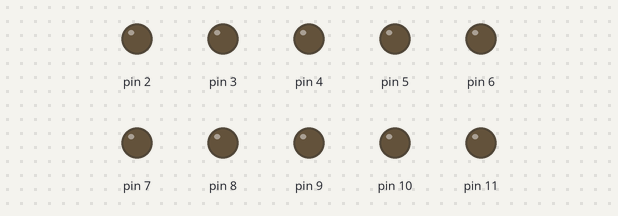
Bench run of a sketch on a simulated Arduino Uno, built with avr-gcc and run on an emulated ATmega328P. Shown: output pins drawn as LEDs (lit = HIGH).

Above: at 0.02 s.
At 0.62 s:
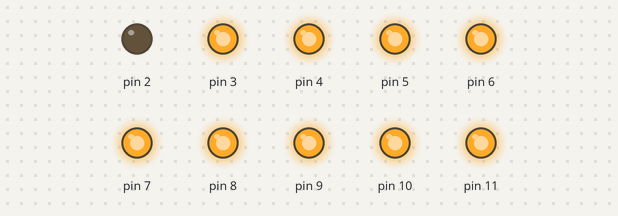
At 1.17 s:
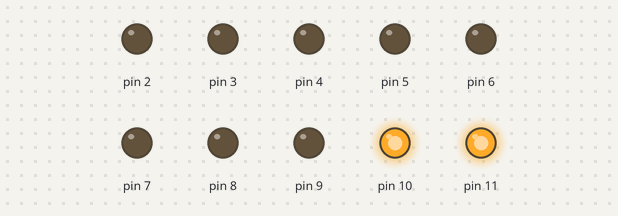
At 2.37 s:
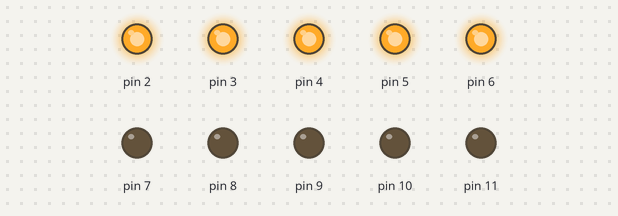
At 3.57 s:
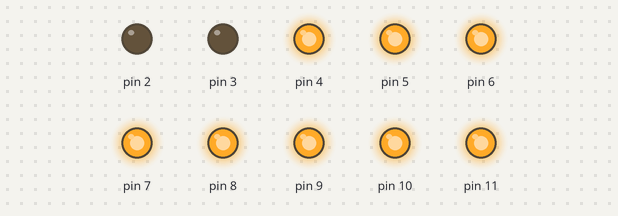
At 4.75 s:
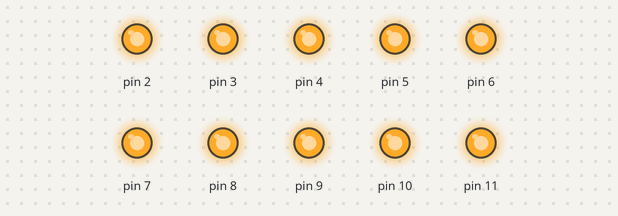
Timing chart, 0 to 5.0 s (numbered marks = the images above):
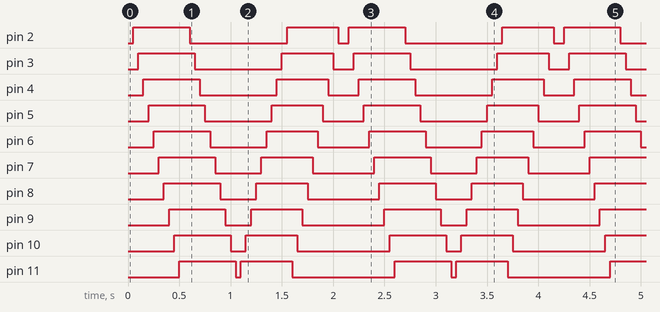

Measured:
- by itself, pin 2: repeats every 2.1 s: LOW 0.95 s, HIGH 0.50 s, LOW 0.10 s, HIGH 0.55 s
- by itself, pin 3: repeats every 2.1 s: LOW 0.85 s, HIGH 0.50 s, LOW 0.20 s, HIGH 0.55 s
- by itself, pin 4: repeats every 2.1 s: LOW 0.75 s, HIGH 0.50 s, LOW 0.30 s, HIGH 0.55 s
- by itself, pin 5: repeats every 2.1 s: LOW 0.65 s, HIGH 0.50 s, LOW 0.40 s, HIGH 0.55 s
- by itself, pin 6: alternates HIGH for 0.53 s and LOW for 0.55 s
- by itself, pin 7: repeats every 2.1 s: LOW 0.45 s, HIGH 0.50 s, LOW 0.60 s, HIGH 0.55 s
- by itself, pin 8: repeats every 2.1 s: LOW 0.35 s, HIGH 0.50 s, LOW 0.70 s, HIGH 0.55 s
- by itself, pin 9: repeats every 2.1 s: LOW 0.25 s, HIGH 0.50 s, LOW 0.80 s, HIGH 0.55 s

The sketch:

rolling_lights.ino
```cpp
/*
 Rolling Lights
 Sketch for an Arduino gadget that simlulate the red light of the high tech car in TV drama.

TODO: use PWM for more realistic effect, as on-and-off can't done simultaniously.

TODO: how to control more LEDs with only 13 digital outpin?


 */

int sensorPin = A0; // select the input pin for the input device

const int numberOfLEDs = 10;
int counter =0;
int ms_delay=50; // 10ms is to fast for small array


void setup() {
  pinMode(2, OUTPUT);
  pinMode(3, OUTPUT);
  pinMode(4, OUTPUT);
  pinMode(5, OUTPUT);
  pinMode(6, OUTPUT);
  pinMode(7, OUTPUT);
  pinMode(8, OUTPUT);
  pinMode(9, OUTPUT);
  pinMode(10, OUTPUT);
  pinMode(11, OUTPUT);

  // setting each pin to LOW so as not to light the LED
  digitalWrite(2, LOW);
  digitalWrite(3, LOW);
  digitalWrite(4, LOW);
  digitalWrite(5, LOW);
  digitalWrite(6, LOW);
  digitalWrite(7, LOW);
  digitalWrite(8, LOW);
  digitalWrite(9, LOW);
  digitalWrite(10, LOW);
  digitalWrite(11, LOW);

  // no senoring

  // no  Serial.begin(9600);
}

void loop() {
  // put your main code here, to run repeatedly:


  for(int i=0; i <=numberOfLEDs; i++)
  {
    digitalWrite(i+1, HIGH);
    delay(ms_delay);
  }

  // ... and then turning them off.
  for(int i=0; i <=numberOfLEDs; i++)
  {
    digitalWrite(i+1, LOW);
    delay(ms_delay);
  }

  // reverse from other side
  // ATTENTION: be aware of the digital pin to write on
  for(int i=numberOfLEDs-1; i >=0; i--)
  {
    digitalWrite(i+2, HIGH);
    delay(ms_delay);
  }

  // ... and then turning them off.
  for(int i=numberOfLEDs-1; i >=0; i--)
  {
    digitalWrite(i+2, LOW);
    delay(ms_delay);
  }

}
```
